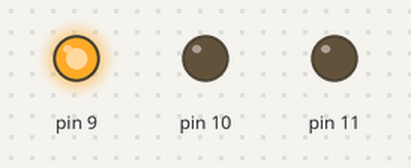
Bench run of a sketch on a simulated Arduino Uno, built with avr-gcc and run on an emulated ATmega328P. Shown: output pins drawn as LEDs (lit = HIGH).

Above: at 0.5 s.
At 1.5 s:
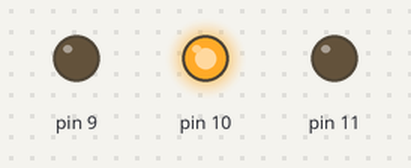
At 5.5 s:
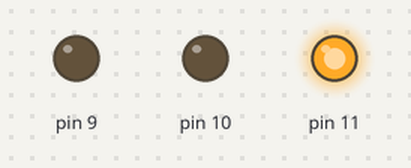
Timing chart, 0 to 6.9 s (numbered marks = the images above):
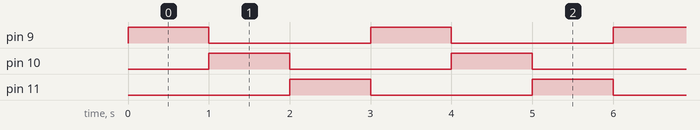

Measured:
- by itself, pin 9–11: alternates HIGH for 1.0 s and LOW for 2.0 s
- by itself, everything shown: repeats every 3.0 s, in 3 steps

The sketch:

LED.ino
```cpp
String a;

void setup()
{
  pinMode(9,OUTPUT);
  pinMode(10,OUTPUT);
  pinMode(11,OUTPUT);
}

void loop()
{
  Serial.print(a);
  digitalWrite(9, HIGH);
  digitalWrite(10, LOW);
  digitalWrite(11, LOW);
  delay(1000);

  digitalWrite(9, LOW);
  digitalWrite(10, HIGH);
  digitalWrite(11, LOW);
  delay(1000);

  digitalWrite(9, LOW);
  digitalWrite(10, LOW);
  digitalWrite(11, HIGH);
  delay(1000);
}
```
